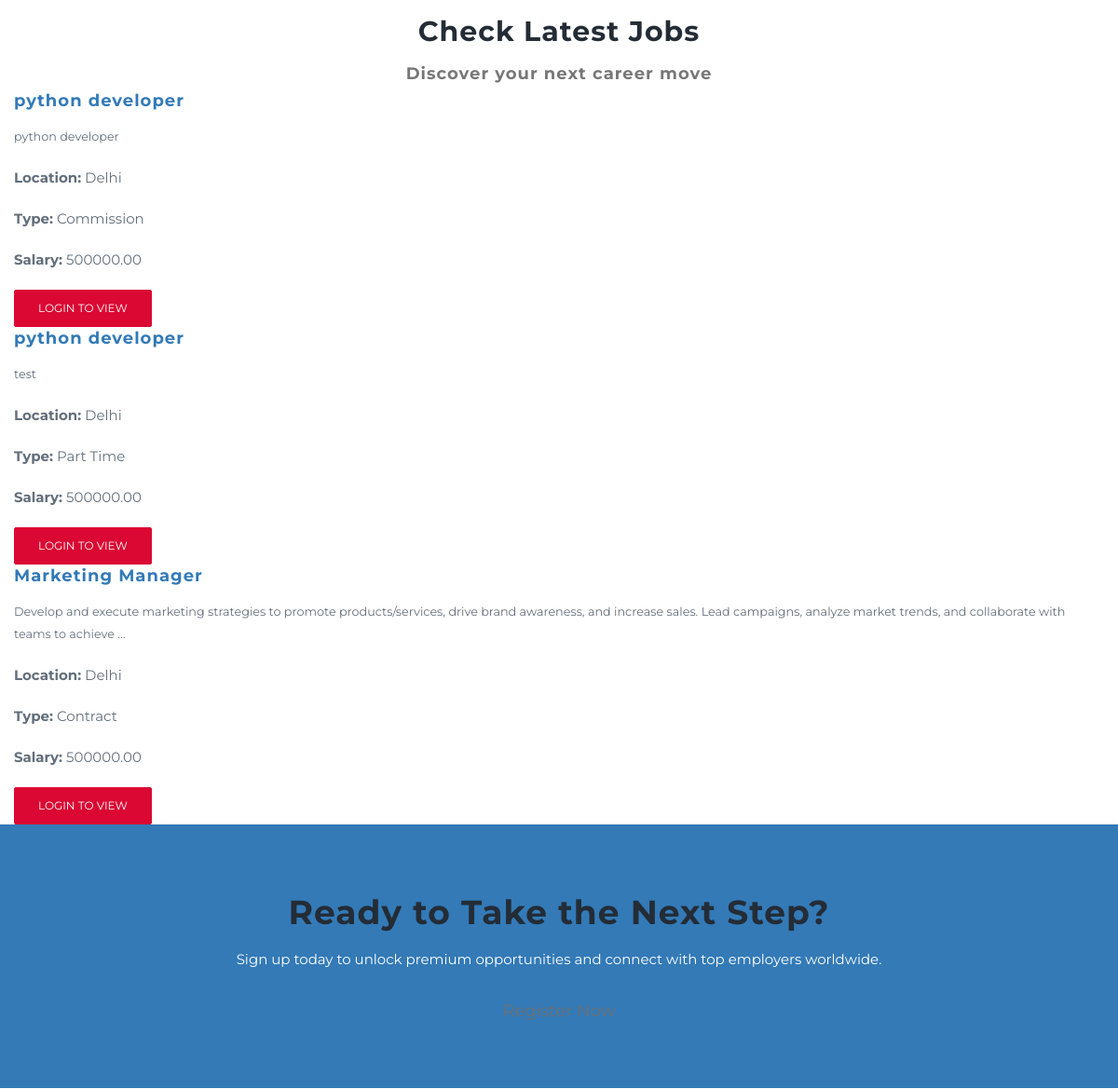
Before: / (middle part) with the older database file.
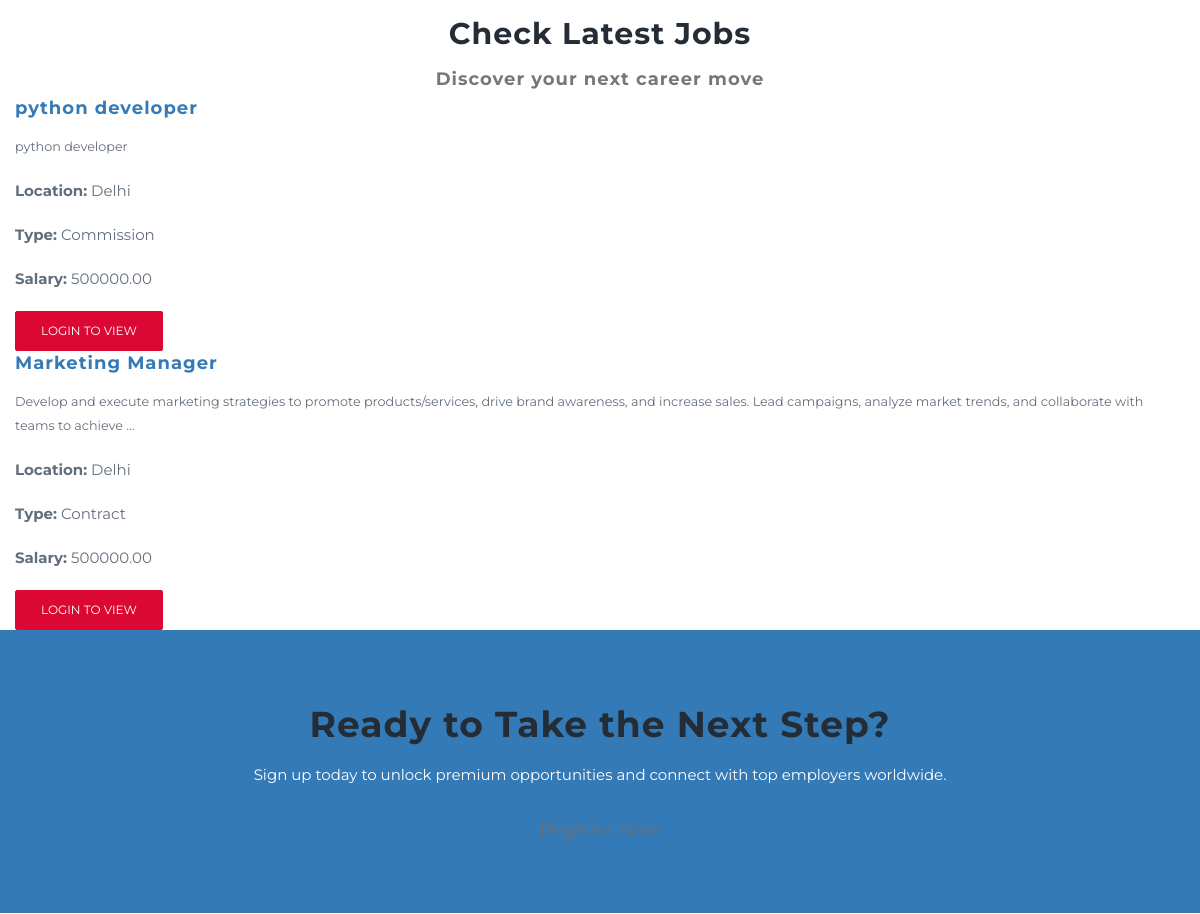
After: the same page with the newer database file.
### adminpanel/models.py (models this page shows, shortened)
class Job(models.Model):
    JOB_TYPE_CHOICES = [
        ('Part Time', 'Part Time'),
        ('Full Time', 'Full Time'),
        ('Contract', 'Contract'),
        ('Freelance', 'Freelance'),
        ('Commission', 'Commission'),
    ]
    REGION_CHOICES = [
        ('Anywhere', 'Anywhere'),
        ('India', 'India'),
        ('USA', 'USA'),
        ('Canada', 'Canada'),
    ]
    STATUS_CHOICES = [
        ('active', 'Active'),
        ('inactive', 'Inactive'),
        ('closed', 'Closed'),
    ]
    email = models.EmailField(help_text="Contact email for this job posting.")
    job_title = models.CharField(max_length=255, db_index=True)
    job_location = models.CharField(max_length=255)
    job_category = models.CharField(max_length=100, default="General") # ✅ Added job_category
    job_region = models.CharField(max_length=100, choices=REGION_CHOICES, db_index=True)
    job_type = models.CharField(max_length=50, choices=JOB_TYPE_CHOICES)
    job_description = models.TextField()
    qualifications = models.TextField()
    salary = models.DecimalField(max_digits=10, decimal_places=2, blank=True, null=True)
    company_name = models.CharField(max_length=255)
    company_tagline = models.CharField(max_length=255, blank=True, null=True)
    company_description = models.TextField(blank=True, null=True)
    company_website = models.URLField(blank=True, null=True)
    featured_image = models.ImageField(upload_to='job_images/', blank=True, null=True)
    logo = models.ImageField(upload_to='company_logos/', blank=True, null=True)
    is_premium = models.BooleanField(default=False)
    posted_by = models.ForeignKey(CustomUser, on_delete=models.CASCADE, related_name='jobs')
    posted_at = models.DateTimeField(auto_now_add=True)
    status = models.CharField(max_length=10, choices=STATUS_CHOICES, default='active')

### sitevisitor/views.py (the view)
# urls.py: 2. Add a URL to urlpatterns:  path('', views.home, name='home')
def home(request):
    jobs = Job.objects.all()
    context = {
        'jobs': jobs,
        'meta_title': "Global Connect - Find jobs & recruiters",
        'meta_description': "Find your dream job or connect with top recruiters. Create CVs, apply & track."
    }
    return render(request, 'sitevisitor/home.html', context)

### users/context_processors.py (called while the page is built)
def premium_status(request):
    is_premium = False
    if request.user.is_authenticated:
        try:
            is_premium = request.user.check_premium_status()
        except Exception:
            is_premium = getattr(request.user, "is_premium", False)
    return {"IS_PREMIUM": is_premium}

### sitevisitor/templates/sitevisitor/home.html (shortened to what this page needs)
{% extends 'sitevisitor/site_base.html' %}
{% load static %}
{% block content %}
<section class="py-5 text-center bg-light">
</section>
<div class="container mt-5">
  <h3 class="fw-bold mb-3 text-center">Check Latest Jobs</h3>
  <h5 class="mb-4 text-center text-muted">Discover your next career move</h5>
  <div class="row">
    {% for job in jobs %}
      <div class="col-md-12 mb-4">
        <div class="card shadow-sm border-0">
          <div class="row g-0">
            <div class="col-12">
              <div class="card-body">
                <h5 class="card-title text-primary">{{ job.job_title }}</h5>
                <p class="card-text text-secondary small">
                  {{ job.job_description|truncatewords:25 }}
                </p>
                <div class="d-flex flex-wrap justify-content-between">
                  <p class="card-text mb-1">
                    <strong>Location:</strong> {{ job.job_location }}
                  </p>
                  <p class="card-text mb-1">
                    <strong>Type:</strong> {{ job.job_type }}
                  </p>
                  <p class="card-text mb-1">
                    <strong>Salary:</strong> {{ job.salary|default:"Not Disclosed" }}
                  </p>
                </div>
                <div class="d-flex justify-content-end mt-3">
                  <a href="{% url 'sitevisitor:login' %}" class="btn btn-primary btn-sm">
                    Login to View
                  </a>
                </div>
              </div>
            </div>
          </div>
        </div>
      </div>
    {% empty %}
      <div class="col-12">
        <p class="text-center text-muted">No jobs available at the moment. Check back later!</p>
      </div>
    {% endfor %}
  </div>
</div>
<section class="py-5 text-center bg-primary text-white mt-5">
  <div class="container">
    <h2 class="fw-bold">Ready to Take the Next Step?</h2>
    <p class="mb-4">
      Sign up today to unlock premium opportunities and connect with top employers worldwide.
    </p>
    <a href="{% url 'sitevisitor:register' %}" class="btn btn-light btn-lg">
    </a>
  </div>
</section>
{% endblock %}

Changed rows visible on the page:
removed Job: job_title "python developer", job_description "test", job_location "Delhi", job_type "Part Time", salary "500000.00"
